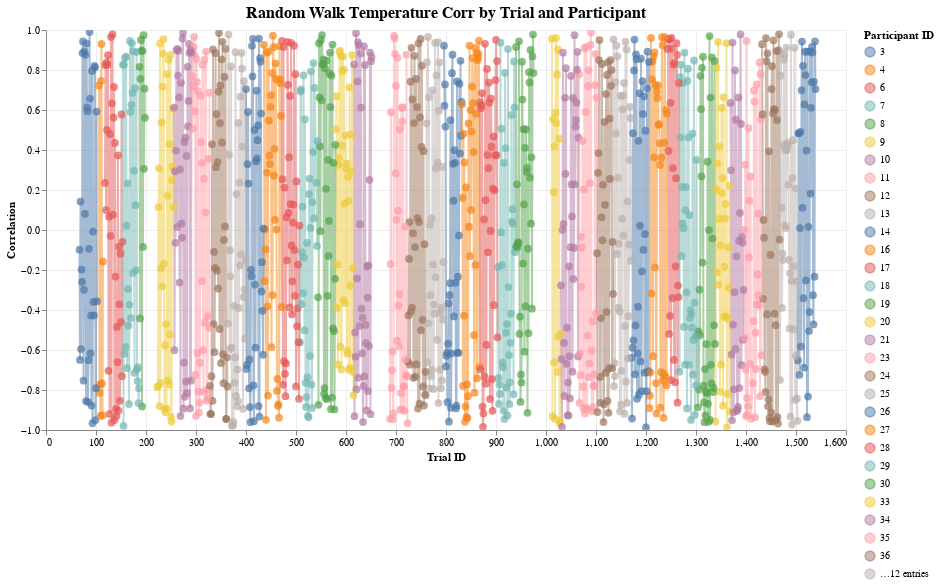

Notebook code cell kept with this figure:
### Code cell
plot_correlations_by_trial(corr_by_trial, f"{col1}_{col2}_corr")

### Figure 1 — Vega-Lite specification as saved in the notebook (floating-point values rounded to 4 significant figures; data arrays with more than 128 entries replaced by an {"elided": "..."} marker saying what was removed)
{"config": {"view": {"continuousWidth": 300, "continuousHeight": 300, "strokeWidth": 0}, "axis": {"grid": true, "gridColor": "#ededed"}, "title": {"fontSize": 16, "anchor": "middle"}}, "layer": [{"mark": {"type": "line", "opacity": 0.5}, "encoding": {"color": {"field": "participant_id", "legend": {"title": "Participant ID"}, "type": "nominal"}, "x": {"axis": {"title": "Trial ID"}, "field": "trial_id", "type": "quantitative"}, "y": {"axis": {"title": "Correlation"}, "field": "random_walk_temperature_corr", "scale": {"domain": [-1, 1]}, "type": "quantitative"}}, "name": "view_1"}, {"mark": {"type": "circle", "size": 60}, "encoding": {"color": {"field": "participant_id", "legend": {"title": "Participant ID"}, "type": "nominal"}, "tooltip": [{"field": "participant_id", "type": "nominal"}, {"field": "trial_id", "type": "quantitative"}, {"field": "random_walk_temperature_corr", "format": ".3f", "type": "quantitative"}], "x": {"axis": {"title": "Trial ID"}, "field": "trial_id", "type": "quantitative"}, "y": {"axis": {"title": "Correlation"}, "field": "random_walk_temperature_corr", "scale": {"domain": [-1, 1]}, "type": "quantitative"}}}], "data": {"name": "data-3a7dfedfd7e3dcb933b137426a9d570a"}, "height": 400, "params": [{"name": "param_1", "select": {"type": "interval", "encodings": ["x", "y"]}, "bind": "scales", "views": ["view_1"]}], "title": "Random Walk Temperature Corr by Trial and Participant", "width": 800, "$schema": "https://vega.github.io/schema/vega-lite/v5.20.1.json", "datasets": {"data-3a7dfedfd7e3dcb933b137426a9d570a": {"elided": "1365 records"}}}
